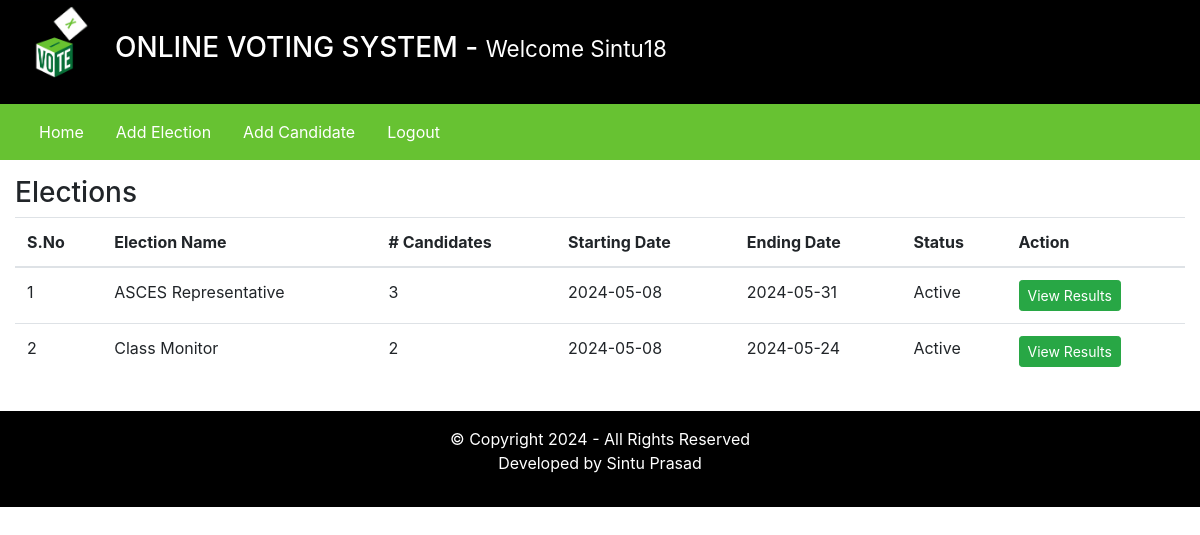
/admin/index.php?homepage=1 (signed in), run on the app's committed database.
### tables this page shows
CREATE TABLE `elections` (
  `id` int(11) NOT NULL,
  `election_topic` varchar(255) DEFAULT NULL,
  `no_of_candidates` int(11) DEFAULT NULL,
  `starting_date` date DEFAULT NULL,
  `ending_date` date DEFAULT NULL,
  `status` varchar(45) DEFAULT NULL,
  `inserted_by` varchar(255) DEFAULT NULL,
  `inserted_on` date DEFAULT NULL
);

### admin/inc/homepage.php (the view)
<div class="row my-3">
    <div class="col-12">
        <h3>Elections</h3>
        <table class="table">
            <thead>
                <tr>
                    <th scope="col">S.No</th>
                    <th scope="col">Election Name</th>
                    <th scope="col"># Candidates</th>
                    <th scope="col">Starting Date</th>
                    <th scope="col">Ending Date</th>
                    <th scope="col">Status </th>
                    <th scope="col">Action </th>
                </tr>
            </thead>
            <tbody>
                <?php
                    $fetchingData = mysqli_query($db, "SELECT * FROM elections") or die(mysqli_error($db));
                    $isAnyElectionAdded = mysqli_num_rows($fetchingData);
                    if($isAnyElectionAdded > 0)
                    {
                        $sno = 1;
                        while($row = mysqli_fetch_assoc($fetchingData))
                        {
                            $election_id = $row['id'];
                ?>
                            <tr>
                                <td><?php echo $sno++; ?></td>
                                <td><?php echo $row['election_topic']; ?></td>
                                <td><?php echo $row['no_of_candidates']; ?></td>
                                <td><?php echo $row['starting_date']; ?></td>
                                <td><?php echo $row['ending_date']; ?></td>
                                <td><?php echo $row['status']; ?></td>
                                <td>
                                    <a href="index.php?viewResult=<?php echo $election_id; ?>" class="btn btn-sm btn-success"> View Results </a>
                                </td>
                            </tr>
                <?php
                        }
                    }else {
            ?>
                        <tr>
                            <td colspan="7"> No any election is added yet. </td>
                        </tr>
            <?php
                    }
                ?>
            </tbody>
        </table>
    </div>
</div>

### data on the page
elections: election_topic "ASCES Representative", no_of_candidates "3", starting_date "2024-05-08", ending_date "2024-05-31", status "Active"
elections: election_topic "Class Monitor", no_of_candidates "2", starting_date "2024-05-08", ending_date "2024-05-24", status "Active"

### other printed values
$_SESSION['username'] "Sintu18"
